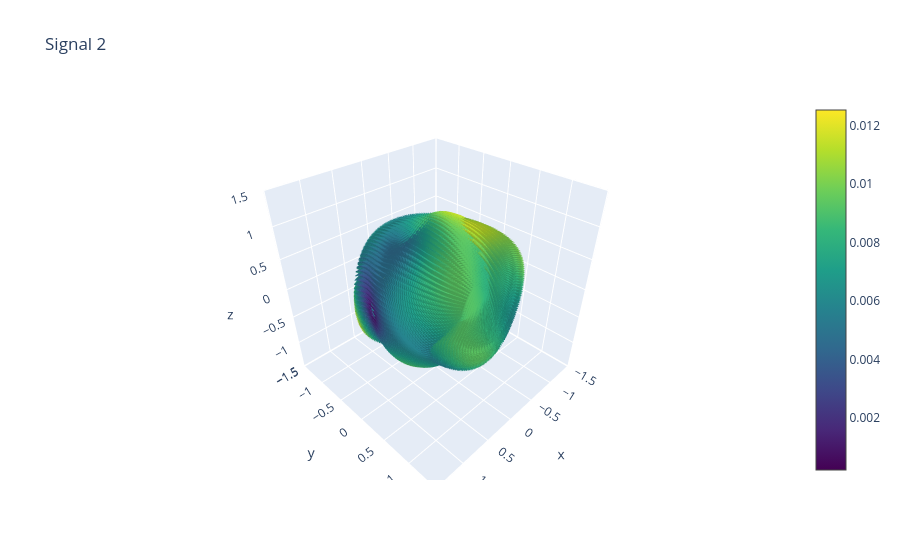

Notebook code for this chart:
### Code cell
plot_vector_signal(sig_2, title="Signal 2")

### Figure 1 — Plotly figure (JSON) as saved in the notebook; plotly's stock layout.template omitted (floating-point values rounded to 4 significant figures; data arrays with more than 128 entries replaced by an {"elided": "..."} marker saying what was removed)
{"data": [{"colorscale": [[0, "#440154"], [0.1111, "#482878"], [0.2222, "#3e4989"], [0.3333, "#31688e"], [0.4444, "#26828e"], [0.5556, "#1f9e89"], [0.6667, "#35b779"], [0.7778, "#6ece58"], [0.8889, "#b5de2b"], [1, "#fde725"]], "hoverinfo": "skip", "showscale": true, "sizemode": "absolute", "sizeref": 5, "type": "cone", "u": {"elided": "9900 float values"}, "v": {"elided": "9900 float values"}, "w": {"elided": "9900 float values"}, "x": {"elided": "9900 float values"}, "y": {"elided": "9900 float values"}, "z": {"elided": "9900 float values"}}], "layout": {"title": {"text": "Signal 2"}}}
